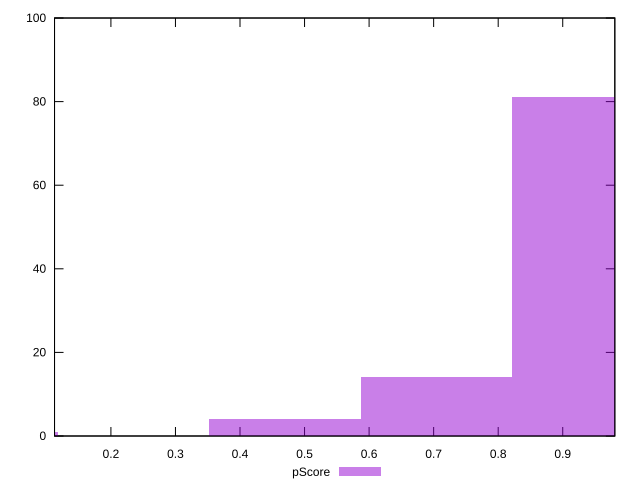

This chart was generated by the following gnuplot code:
reset

$pScore <<EOF
0.46948028016693283 4
0 1
0.9389605603338657 81
0.7042204202503992 14
EOF

set key outside below
set boxwidth 0.23474014008346641
set xrange [0.11265820316669933:0.9806950364215835]
set yrange [0:100]
set trange [0:100]
set style fill transparent solid 0.5 noborder
set terminal svg size 640, 490 enhanced background rgb 'white'
set output "report_00019_2021-02-10T18-14-37.922Z//total-blocking-time/samples/pages/pScore/histogram.svg"

plot $pScore title "pScore" with boxes

reset
